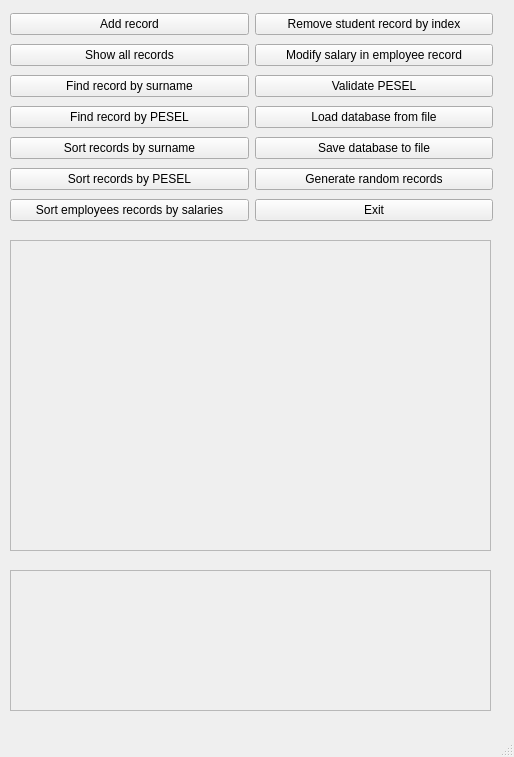
<?xml version="1.0" encoding="UTF-8"?>
<ui version="4.0">
 <class>MainWindow</class>
 <widget class="QMainWindow" name="MainWindow">
  <property name="geometry">
   <rect>
    <x>0</x>
    <y>0</y>
    <width>514</width>
    <height>757</height>
   </rect>
  </property>
  <property name="windowTitle">
   <string>University Database</string>
  </property>
  <widget class="QWidget" name="centralwidget">
   <widget class="QWidget" name="layoutWidget">
    <property name="geometry">
     <rect>
      <x>10</x>
      <y>10</y>
      <width>483</width>
      <height>215</height>
     </rect>
    </property>
    <layout class="QHBoxLayout" name="horizontalLayout">
     <item>
      <layout class="QVBoxLayout" name="verticalLayout">
       <item>
        <widget class="QPushButton" name="pushButton">
         <property name="text">
          <string>Add record</string>
         </property>
        </widget>
       </item>
       <item>
        <widget class="QPushButton" name="pushButton_2">
         <property name="text">
          <string>Show all records</string>
         </property>
        </widget>
       </item>
       <item>
        <widget class="QPushButton" name="pushButton_3">
         <property name="text">
          <string>Find record by surname</string>
         </property>
        </widget>
       </item>
       <item>
        <widget class="QPushButton" name="pushButton_4">
         <property name="text">
          <string>Find record by PESEL</string>
         </property>
        </widget>
       </item>
       <item>
        <widget class="QPushButton" name="pushButton_5">
         <property name="text">
          <string>Sort records by surname</string>
         </property>
        </widget>
       </item>
       <item>
        <widget class="QPushButton" name="pushButton_6">
         <property name="text">
          <string>Sort records by PESEL</string>
         </property>
        </widget>
       </item>
       <item>
        <widget class="QPushButton" name="pushButton_7">
         <property name="text">
          <string>Sort employees records by salaries</string>
         </property>
        </widget>
       </item>
      </layout>
     </item>
     <item>
      <layout class="QVBoxLayout" name="verticalLayout_2">
       <item>
        <widget class="QPushButton" name="pushButton_8">
         <property name="text">
          <string>Remove student record by index</string>
         </property>
        </widget>
       </item>
       <item>
        <widget class="QPushButton" name="pushButton_9">
         <property name="text">
          <string>Modify salary in employee record</string>
         </property>
        </widget>
       </item>
       <item>
        <widget class="QPushButton" name="pushButton_10">
         <property name="text">
          <string>Validate PESEL</string>
         </property>
        </widget>
       </item>
       <item>
        <widget class="QPushButton" name="pushButton_11">
         <property name="text">
          <string>Load database from file</string>
         </property>
        </widget>
       </item>
       <item>
        <widget class="QPushButton" name="pushButton_12">
         <property name="text">
          <string>Save database to file</string>
         </property>
        </widget>
       </item>
       <item>
        <widget class="QPushButton" name="pushButton_13">
         <property name="text">
          <string>Generate random records</string>
         </property>
        </widget>
       </item>
       <item>
        <widget class="QPushButton" name="pushButton_14">
         <property name="text">
          <string>Exit</string>
         </property>
        </widget>
       </item>
      </layout>
     </item>
    </layout>
   </widget>
   <widget class="QScrollArea" name="scrollArea">
    <property name="geometry">
     <rect>
      <x>10</x>
      <y>240</y>
      <width>481</width>
      <height>311</height>
     </rect>
    </property>
    <property name="widgetResizable">
     <bool>true</bool>
    </property>
    <widget class="QWidget" name="scrollAreaWidgetContents">
     <property name="geometry">
      <rect>
       <x>0</x>
       <y>0</y>
       <width>479</width>
       <height>309</height>
      </rect>
     </property>
     <layout class="QVBoxLayout" name="verticalLayout_3">
      <item>
       <widget class="QLabel" name="label">
        <property name="text">
         <string/>
        </property>
       </widget>
      </item>
     </layout>
    </widget>
   </widget>
   <widget class="QScrollArea" name="scrollArea_2">
    <property name="geometry">
     <rect>
      <x>10</x>
      <y>570</y>
      <width>481</width>
      <height>141</height>
     </rect>
    </property>
    <property name="widgetResizable">
     <bool>true</bool>
    </property>
    <widget class="QWidget" name="scrollAreaWidgetContents_2">
     <property name="geometry">
      <rect>
       <x>0</x>
       <y>0</y>
       <width>479</width>
       <height>139</height>
      </rect>
     </property>
     <widget class="QLabel" name="label_2">
      <property name="geometry">
       <rect>
        <x>5</x>
        <y>7</y>
        <width>471</width>
        <height>121</height>
       </rect>
      </property>
      <property name="text">
       <string/>
      </property>
     </widget>
    </widget>
   </widget>
  </widget>
  <widget class="QMenuBar" name="menubar">
   <property name="geometry">
    <rect>
     <x>0</x>
     <y>0</y>
     <width>514</width>
     <height>22</height>
    </rect>
   </property>
  </widget>
  <widget class="QStatusBar" name="statusbar"/>
 </widget>
 <resources/>
 <connections/>
</ui>
